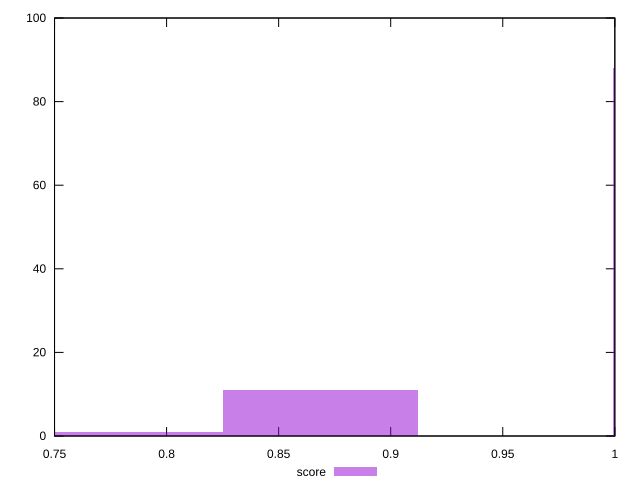

Reproduce this figure in gnuplot.
reset

$score <<EOF
1.0425855883157813 88
0.8688213235964846 11
0.7819391912368361 1
EOF

set key outside below
set boxwidth 0.08688213235964845
set xrange [0.75:1]
set yrange [0:100]
set trange [0:100]
set style fill transparent solid 0.5 noborder
set terminal svg size 640, 490 enhanced background rgb 'white'
set output "report_00023_2021-02-20T12:14:57.249Z/unminified-javascript/samples/pages+cached+noadtech/score/histogram.svg"

plot $score title "score" with boxes

reset
